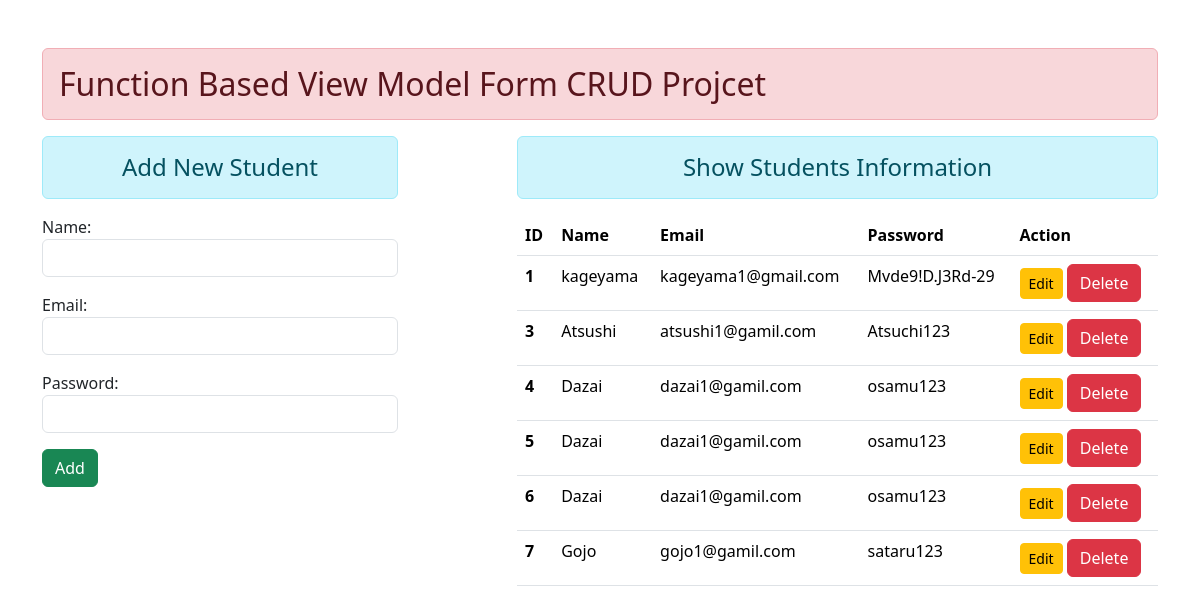
The page / on the database its author committed.
### enroll/models.py (models this page shows)
class User(models.Model):
    name=models.CharField(max_length=90)
    email=models.EmailField(max_length=90)
    password=models.CharField(max_length=50)

### enroll/views.py (the view)
# urls.py: path('',views.add_show,name='addandshow'),
def add_show(request):
    if request.method=='POST':
        fm=Studentregistration(request.POST)
        if fm.is_valid():
            nm=fm.cleaned_data['name']
            em=fm.cleaned_data['email']
            pw=fm.cleaned_data['password']
            reg=User(name=nm,email=em,password=pw)
            reg.save()
            fm=Studentregistration()
    else:
        fm=Studentregistration()
    stud=User.objects.all()
    return render(request,'enroll/addandshow.html',{'form':fm,'stu':stud})

### enroll/forms.py
class Studentregistration(forms.ModelForm):
    class Meta:
        model =User
        fields=['name','email','password']
        widgets={
            'name':forms.TextInput(attrs={'class':'form-control'}),
            'email':forms.EmailInput(attrs={'class':'form-control'}),
            'password':forms.PasswordInput(render_value=True,attrs={'class':'form-control'}),
        }

### enroll/templates/enroll/addandshow.html (shortened to what this page needs)
{% extends 'enroll/base.html' %}
{% block content %}
    <div class="row">
        <div class="col-sm-4">
            <h4 class="text-center alert alert-info">Add New Student</h4>
            <form action="" method="POST">
                {{form.as_p}}
                <input type="submit" value="Add" class="btn btn-success">
            </form>
        </div>
        <div class="col-sm-7 offset-1">
            <h4 class="text-center alert alert-info">Show Students Information</h4>
            {% if stu %}
                <table class="table table-hover">
                    <thead>
                        <tr>
                            <th scope="col">ID</th>
                            <th scope="col">Name</th>
                            <th scope="col">Email</th>
                            <th scope="col">Password</th>
                            <th scope="col">Action</th>
                        </tr>
                    </thead>
                    <tbody>
                        {% for st in stu %}
                            <tr>
                                <th scope="row">{{st.id}}</th>
                                <td>{{st.name}}</td>
                                <td>{{st.email}}</td>
                                <td>{{st.password}}</td>
                                <td>
                                <a href="{% url 'updatedata' st.id %}" class="btn btn-warning btn-sm">Edit</a>
                                <form action="{% url 'deletedata' st.id %}" method="POST"class="d-inline" >
                                    <input type="submit" value="Delete" class="btn btn-danger">
                                </form>
                                </td>
                            </tr>
                        {% endfor %}
                    </tbody>
                </table>
            {% else %}
                <h4 class="text-center alert alert-warning">No Records</h4>
            {% endif %}
        </div>
    </div>
{% endblock content %}

### enroll/templates/enroll/base.html (shortened to what this page needs)
<!DOCTYPE html>
{% load static %}
<html lang="en">
<head>
    <link rel="stylesheet" href="{% static 'enroll/css/bootstrap.min.css' %}">
</head>
<body>
    <div class="container mt-5">
        <h2 class="text=center alert alert-danger">Function Based View Model Form CRUD Projcet</h2>
        {% block content %}{% endblock content %}
    </div>
</body>
</html>

### rows shown on the page
User: id "1", name "kageyama", email "kageyama1@gmail.com", password "Mvde9!D.J3Rd-29"
User: id "3", name "Atsushi", email "atsushi1@gamil.com", password "Atsuchi123"
User: id "4", name "Dazai", email "dazai1@gamil.com", password "osamu123"
User: id "5", name "Dazai", email "dazai1@gamil.com", password "osamu123"
User: id "6", name "Dazai", email "dazai1@gamil.com", password "osamu123"
User: id "7", name "Gojo", email "gojo1@gamil.com", password "sataru123"
